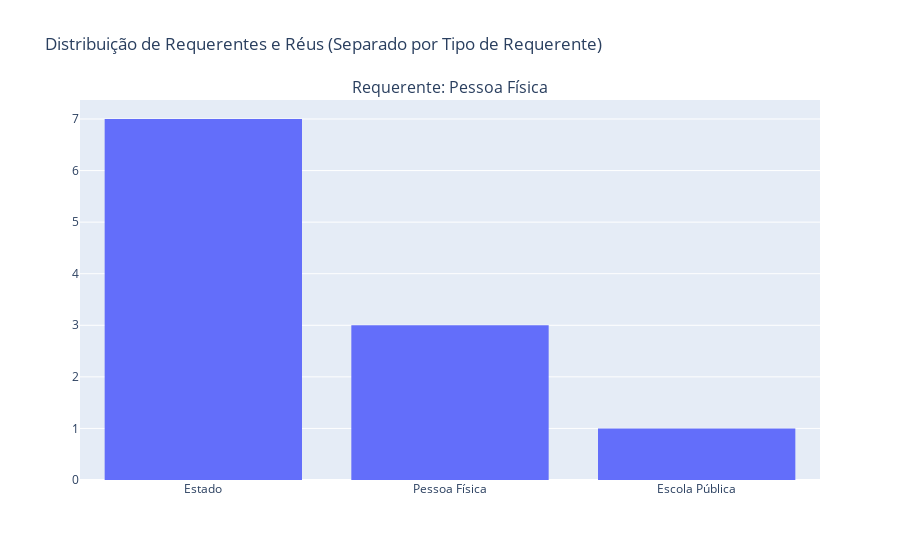

The cell this chart's notebook holds for it:
### Markdown cell above
#### **3.7. Relationship between Plaintiffs and Defendants**

The Figure 7 shows the distribution of plaintiffs and defendants, separated by categories. The main findings include:
- **Individuals** are the most frequent plaintiffs, mainly against **the State and private universities**.
- **Associations and public bodies** also feature as active parties.

### Code cell
import plotly.subplots as sp
import plotly.graph_objects as go

# Visualization: Creating separate graphs for different Requerente types
df_req = df.dropna(subset=["Requerinte"])

unique_requerentes = df_req["Requerinte"].unique()
num_unique = len(unique_requerentes)

# Determinar a grade de subplots dinamicamente
rows = (num_unique // 2) + (num_unique % 2)  # Garante que haja linhas suficientes
cols = 2 if num_unique > 1 else 1

# Criar a figura com múltiplos subgráficos
fig5 = sp.make_subplots(rows=rows, cols=cols, subplot_titles=[f"Requerente: {req}" for req in unique_requerentes])

row, col = 1, 1
for req in unique_requerentes:
    subset = df[df["Requerinte"] == req]
    trace = go.Histogram(x=subset["Réu"], name=req)
    fig5.add_trace(trace, row=row, col=col)

    # Ajustando linha e coluna corretamente
    col += 1
    if col > cols:
        col = 1
        row += 1

# Atualizar layout da figura
fig5.update_layout(title_text="Distribuição de Requerentes e Réus (Separado por Tipo de Requerente)")
fig5.update_xaxes(categoryorder='total descending')

# Mostrar a figura
fig5.show()

### Figure 1 — Plotly figure (JSON) as saved in the notebook; plotly's stock layout.template omitted (floating-point values rounded to 4 significant figures)
{"data": [{"name": "Pessoa Física", "type": "histogram", "x": ["Estado", "Escola Pública", "Pessoa Física", "Pessoa Física", "Estado", "Estado", "Estado", "Estado", "Pessoa Física", "Estado", "Estado"], "xaxis": "x", "yaxis": "y"}], "layout": {"annotations": [{"font": {"size": 16}, "showarrow": false, "text": "Requerente: Pessoa Física", "x": 0.5, "xanchor": "center", "xref": "paper", "y": 1, "yanchor": "bottom", "yref": "paper"}], "title": {"text": "Distribuição de Requerentes e Réus (Separado por Tipo de Requerente)"}, "xaxis": {"anchor": "y", "categoryorder": "total descending", "domain": [0, 1]}, "yaxis": {"anchor": "x", "domain": [0, 1]}}}
